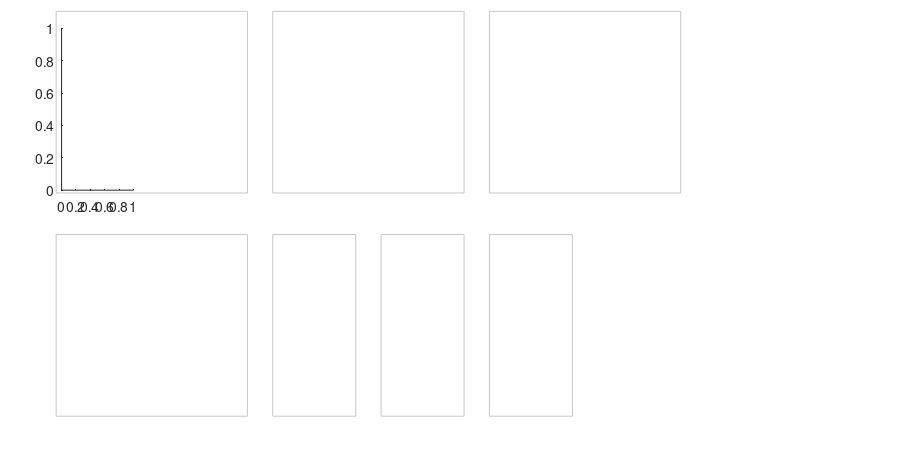

The MATLAB source for this figure: (Note: this script raises an error after producing the figure.)
%% =========================================================
%  Rehabilitation Glove — Pilot Patient Study Results
%  Nature sub-journal style | Exo vs No-Exo | 7 Tasks
%
%  Layout:  Row 1 = Tasks 1–3  |  Row 2 = Tasks 4–7
%  No background shading. Tasks visually grouped by a thin
%  border rectangle drawn around each task's sub-panels.
%
%  Run in MATLAB R2020b or later.
%  Output: rehab_glove_results.pdf  +  rehab_glove_results.png
% =========================================================
clear; clc; close all;

%% ---- 1. DATA -----------------------------------------------

T1.S2.Exo.num    = [10, 10, 11];   T1.S2.Exo.drop   = [0, 2, 0];
T1.S2.NoExo.num  = [8,  13, 14];   T1.S2.NoExo.drop  = [1, 1, 1];
T1.S3.Exo.num    = [14, 14, 13];   T1.S3.Exo.drop   = [0, 0, 0];
T1.S3.NoExo.num  = [25, 27, 30];   T1.S3.NoExo.drop  = [1, 1, 1];
T1.S4.Exo.num    = [10,  9, 12];   T1.S4.Exo.drop   = [0, 0, 0];
T1.S4.NoExo.num  = [7,   4,  6];   T1.S4.NoExo.drop  = [2, 0, 2];

T2.S2.Exo.time   = [29.5,  17.0,  30.0  ];  T2.S2.Exo.score   = [1, 1, 1];
T2.S2.NoExo.time = [24.55, NaN,   NaN   ];  T2.S2.NoExo.score = [0, 0, 0];
T2.S3.Exo.time   = [17.0,  15.06, 34.46 ];  T2.S3.Exo.score   = [4, 4, 4];
T2.S3.NoExo.time = [14.42, 15.92, 11.33 ];  T2.S3.NoExo.score = [3, 3, 3];

T3.S2.Exo.time   = [56.61, 50.59, 43.96 ];  T3.S2.Exo.score   = [3, 3, 3];
T3.S2.NoExo.time = [31.04, 20.02, 16.88 ];  T3.S2.NoExo.score = [3, 3, 3];
T3.S3.Exo.time   = [40.16, 36.57, 35.34 ];  T3.S3.Exo.score   = [4, 4, 4];
T3.S3.NoExo.time = [20.65, 22.86, 18.47 ];  T3.S3.NoExo.score = [4, 3, 3];

T4.S2.Exo.time   = [88.78, 70.97, 79.02 ];  T4.S2.Exo.score   = [4, 5, 4];
T4.S2.NoExo.time = [42.84, 33.52, 31.28 ];  T4.S2.NoExo.score = [4, 4, 4];
T4.S3.Exo.time   = [93.60, 79.51, 54.83 ];  T4.S3.Exo.score   = [4, 4, 5];
T4.S3.NoExo.time = [53.60, 32.63, 29.77 ];  T4.S3.NoExo.score = [3, 5, 5];

T5.S3.Exo.time   = [8.34,  10.62, 11.79 ];
T5.S3.NoExo.time = [8.25,  14.49,  9.71 ];
T5.S4.Exo.time   = [12.79, 11.94,  9.19 ];
T5.S4.NoExo.time = [9.96,   8.00,  7.09 ];

T6.S3.Exo.time   = [15.31, 19.64, 15.19 ];
T6.S3.NoExo.time = [10.61,  9.52, 10.29 ];
T6.S4.Exo.time   = [10.96,  9.79,  9.30 ];
T6.S4.NoExo.time = [6.23,   6.53,  8.86 ];

T7.S3.Exo.time   = [19.75, 16.48, 14.89 ];
T7.S3.NoExo.time = [23.54, 15.67,  8.93 ];

%% ---- 2. STYLE PARAMETERS -----------------------------------

C_Exo   = [0.18 0.42 0.72];
C_NoExo = [0.84 0.35 0.18];
C_ring  = [0.82 0.10 0.10];

C_S2 = [0.12 0.12 0.12];
C_S3 = [0.40 0.40 0.40];
C_S4 = [0.68 0.68 0.68];

alpha_tr = 0.40;
sz_tr    = 24;
sz_mn    = 62;
lw_mn    = 2.2;
lw_cn    = 0.9;
lw_ring  = 1.5;
jitter   = 0.07;

mk_S2 = 'o'; mk_S3 = '^'; mk_S4 = 's';

fn      = 'Helvetica';
fs_lbl  = 7;
fs_tick = 6.5;
fs_ttl  = 7.5;
fs_ann  = 5.8;
fs_cond = 6.0;

C_all = {C_S2, C_S3, C_S4};  mk_all = {mk_S2, mk_S3, mk_S4};
C_23  = {C_S2, C_S3};         mk_23  = {mk_S2, mk_S3};
C_34  = {C_S3, C_S4};         mk_34  = {mk_S3, mk_S4};
C_3   = {C_S3};                mk_3   = {mk_S3};

%% ---- 3. FIGURE LAYOUT --------------------------------------
%  7 data columns + 1 legend column = 8 columns total
%  Row 1 cols 0-5: T1num, T1drop, T2time, T2score, T3time, T3score
%  Row 2 cols 0-4: T4time, T4score, T5time, T6time, T7time
%  Legend: col 6 (tall, spans both rows)

fig = figure('Units','centimeters','Position',[2 2 23 12], ...
             'Color','white','PaperPositionMode','auto');

nC   = 8;
gap_x = 0.040;   % gap between individual sub-panels
gap_y = 0.13;
pad_l = 0.068; pad_r = 0.015; pad_t = 0.06; pad_b = 0.125;

w  = (1 - pad_l - pad_r - (nC-1)*gap_x) / nC;
h  = (1 - pad_t - pad_b - gap_y) / 2;

yr1 = pad_b + h + gap_y;   % top row bottom edge
yr2 = pad_b;               % bottom row bottom edge
xc  = pad_l + (0:nC-1) .* (w + gap_x);

% Helper: create an axes at grid (col, row)  [0-indexed col, 0=top row]
P = @(col,row) [xc(col+1), yr1*(row==0)+yr2*(row==1), w, h];

%% ---- 4. DRAW TASK GROUP BORDERS ----------------------------
%  A thin light-grey rectangle is drawn around each task group
%  (task title + its sub-panels) so readers can see task boundaries.
%  We compute each group's bounding box in figure-normalised units.

inner_pad = 0.006;   % inset from panel edges
title_top = pad_t;   % extra height to include title text above panels

% Row 1 task groups: [col_start, col_end, row]
r1_groups = {[0 1], [2 3], [4 5]};   % Task1, Task2, Task3
r2_groups = {[0 1], [2 2], [3 3], [4 4]};  % Task4, Task5, Task6, Task7

for g = 1:numel(r1_groups)
    c0 = r1_groups{g}(1); c1 = r1_groups{g}(2);
    bx = xc(c0+1) - inner_pad;
    by = yr1 - inner_pad;
    bw = (xc(c1+1) + w) - xc(c0+1) + 2*inner_pad;
    bh = h + inner_pad + title_top*0.6;
    annotation('rectangle',[bx by bw bh], ...
        'Color',[0.78 0.78 0.78],'LineWidth',0.6);
end
for g = 1:numel(r2_groups)
    c0 = r2_groups{g}(1); c1 = r2_groups{g}(2);
    bx = xc(c0+1) - inner_pad;
    by = yr2 - inner_pad;
    bw = (xc(c1+1) + w) - xc(c0+1) + 2*inner_pad;
    bh = h + inner_pad + title_top*0.6;
    annotation('rectangle',[bx by bw bh], ...
        'Color',[0.78 0.78 0.78],'LineWidth',0.6);
end

%% ---- 5. ROW 1: TASKS 1, 2, 3 -------------------------------

% -- Task 1a: Number of blocks --
ax = axes('Position',P(0,0));
styleAx(ax,'Number of blocks',[0 10 20 30],[0 36],fn,fs_lbl,fs_tick,fs_cond);
taskTitle(ax,'Task 1','[standard]',true,fn,fs_ttl,fs_ann); addN(ax,3,fn,fs_ann);
plotStrip(ax, ...
    {T1.S2.NoExo.num, T1.S3.NoExo.num, T1.S4.NoExo.num}, ...
    {T1.S2.Exo.num,   T1.S3.Exo.num,   T1.S4.Exo.num}, ...
    {false, true, false}, {false, false, false}, ...
    C_all, mk_all, C_NoExo, C_Exo, C_ring, ...
    alpha_tr, sz_tr, sz_mn, lw_mn, lw_cn, lw_ring, jitter);

% -- Task 1b: Drops --
ax = axes('Position',P(1,0));
styleAx(ax,'Drops',[0 1 2 3],[-0.3 3.7],fn,fs_lbl,fs_tick,fs_cond);
addN(ax,3,fn,fs_ann);
plotStrip(ax, ...
    {T1.S2.NoExo.drop, T1.S3.NoExo.drop, T1.S4.NoExo.drop}, ...
    {T1.S2.Exo.drop,   T1.S3.Exo.drop,   T1.S4.Exo.drop}, ...
    {false, true, false}, {false, false, false}, ...
    C_all, mk_all, C_NoExo, C_Exo, C_ring, ...
    alpha_tr, sz_tr, sz_mn, lw_mn, lw_cn, lw_ring, jitter);

% -- Task 2a: Time --
ax = axes('Position',P(2,0));
styleAx(ax,'Time (s)',[0 10 20 30 40],[0 43],fn,fs_lbl,fs_tick,fs_cond);
taskTitle(ax,'Task 2','[standard]',true,fn,fs_ttl,fs_ann); addN(ax,2,fn,fs_ann);
plotStrip(ax, ...
    {T2.S2.NoExo.time, T2.S3.NoExo.time}, ...
    {T2.S2.Exo.time,   T2.S3.Exo.time}, ...
    {false, false}, {false, false}, ...
    C_23, mk_23, C_NoExo, C_Exo, C_ring, ...
    alpha_tr, sz_tr, sz_mn, lw_mn, lw_cn, lw_ring, jitter);
yl = ax.YLim;
text(ax, 0.80, 24.55+(yl(2)-yl(1))*0.05, '†', ...
    'FontSize',fs_ann+1.5,'Color',C_S2,'FontName',fn, ...
    'HorizontalAlignment','center','FontWeight','bold');

% -- Task 2b: Score --
ax = axes('Position',P(3,0));
styleAx(ax,'Score',[0 1 2 3 4 5],[-0.3 5.7],fn,fs_lbl,fs_tick,fs_cond);
addN(ax,2,fn,fs_ann);
plotStrip(ax, ...
    {T2.S2.NoExo.score, T2.S3.NoExo.score}, ...
    {T2.S2.Exo.score,   T2.S3.Exo.score}, ...
    {false, false}, {false, false}, ...
    C_23, mk_23, C_NoExo, C_Exo, C_ring, ...
    alpha_tr, sz_tr, sz_mn, lw_mn, lw_cn, lw_ring, jitter);

% -- Task 3a: Time --
ax = axes('Position',P(4,0));
styleAx(ax,'Time (s)',[0 20 40 60],[0 70],fn,fs_lbl,fs_tick,fs_cond);
taskTitle(ax,'Task 3','[standard]',true,fn,fs_ttl,fs_ann); addN(ax,2,fn,fs_ann);
plotStrip(ax, ...
    {T3.S2.NoExo.time, T3.S3.NoExo.time}, ...
    {T3.S2.Exo.time,   T3.S3.Exo.time}, ...
    {false, false}, {false, false}, ...
    C_23, mk_23, C_NoExo, C_Exo, C_ring, ...
    alpha_tr, sz_tr, sz_mn, lw_mn, lw_cn, lw_ring, jitter);

% -- Task 3b: Score --
ax = axes('Position',P(5,0));
styleAx(ax,'Score',[2 3 4 5],[1.5 5.6],fn,fs_lbl,fs_tick,fs_cond);
addN(ax,2,fn,fs_ann);
plotStrip(ax, ...
    {T3.S2.NoExo.score, T3.S3.NoExo.score}, ...
    {T3.S2.Exo.score,   T3.S3.Exo.score}, ...
    {false, false}, {false, false}, ...
    C_23, mk_23, C_NoExo, C_Exo, C_ring, ...
    alpha_tr, sz_tr, sz_mn, lw_mn, lw_cn, lw_ring, jitter);

%% ---- 6. ROW 2: TASKS 4, 5, 6, 7 ----------------------------

% -- Task 4a: Time --
ax = axes('Position',P(0,1));
styleAx(ax,'Time (s)',[0 30 60 90],[0 110],fn,fs_lbl,fs_tick,fs_cond);
taskTitle(ax,'Task 4','[standard]',true,fn,fs_ttl,fs_ann); addN(ax,2,fn,fs_ann);
plotStrip(ax, ...
    {T4.S2.NoExo.time, T4.S3.NoExo.time}, ...
    {T4.S2.Exo.time,   T4.S3.Exo.time}, ...
    {false, false}, {false, false}, ...
    C_23, mk_23, C_NoExo, C_Exo, C_ring, ...
    alpha_tr, sz_tr, sz_mn, lw_mn, lw_cn, lw_ring, jitter);

% -- Task 4b: Score --
ax = axes('Position',P(1,1));
styleAx(ax,'Score',[2 3 4 5],[1.5 5.6],fn,fs_lbl,fs_tick,fs_cond);
addN(ax,2,fn,fs_ann);
plotStrip(ax, ...
    {T4.S2.NoExo.score, T4.S3.NoExo.score}, ...
    {T4.S2.Exo.score,   T4.S3.Exo.score}, ...
    {false, false}, {false, false}, ...
    C_23, mk_23, C_NoExo, C_Exo, C_ring, ...
    alpha_tr, sz_tr, sz_mn, lw_mn, lw_cn, lw_ring, jitter);

% -- Task 5: Time only --
ax = axes('Position',P(2,1));
styleAx(ax,'Time (s)',[0 5 10 15],[0 18],fn,fs_lbl,fs_tick,fs_cond);
taskTitle(ax,'Task 5','[time only]',false,fn,fs_ttl,fs_ann); addN(ax,2,fn,fs_ann);
plotStrip(ax, ...
    {T5.S3.NoExo.time, T5.S4.NoExo.time}, ...
    {T5.S3.Exo.time,   T5.S4.Exo.time}, ...
    {false, true}, {false, false}, ...
    C_34, mk_34, C_NoExo, C_Exo, C_ring, ...
    alpha_tr, sz_tr, sz_mn, lw_mn, lw_cn, lw_ring, jitter);

% -- Task 6: Time only --
ax = axes('Position',P(3,1));
styleAx(ax,'Time (s)',[0 5 10 15 20],[0 25],fn,fs_lbl,fs_tick,fs_cond);
taskTitle(ax,'Task 6','[time only]',false,fn,fs_ttl,fs_ann); addN(ax,2,fn,fs_ann);
plotStrip(ax, ...
    {T6.S3.NoExo.time, T6.S4.NoExo.time}, ...
    {T6.S3.Exo.time,   T6.S4.Exo.time}, ...
    {true, true}, {false, false}, ...
    C_34, mk_34, C_NoExo, C_Exo, C_ring, ...
    alpha_tr, sz_tr, sz_mn, lw_mn, lw_cn, lw_ring, jitter);

% -- Task 7: Time only (n=1, S3 only) --
ax = axes('Position',P(4,1));
styleAx(ax,'Time (s)',[0 10 20],[0 28],fn,fs_lbl,fs_tick,fs_cond);
taskTitle(ax,'Task 7','[time only]',false,fn,fs_ttl,fs_ann); addN(ax,1,fn,fs_ann);
plotStrip(ax, ...
    {T7.S3.NoExo.time}, ...
    {T7.S3.Exo.time}, ...
    {false}, {false}, ...
    C_3, mk_3, C_NoExo, C_Exo, C_ring, ...
    alpha_tr, sz_tr, sz_mn, lw_mn, lw_cn, lw_ring, jitter);
yl7 = ax.YLim; xl7 = ax.XLim;
text(ax, mean(xl7), yl7(1)+(yl7(2)-yl7(1))*0.10, 'S4: unable', ...
    'FontSize',fs_ann-0.5,'Color',[0.55 0.55 0.55],'FontName',fn, ...
    'HorizontalAlignment','center','FontAngle','italic');

%% ---- 7. LEGEND (col 6, tall, spans both rows) --------------
ax_l = axes('Position',[xc(7), yr2, w*1.6, h*2+gap_y]);
axis(ax_l,'off');  hold on;
ax_l.XLim = [0 1.2];  ax_l.YLim = [0 1];

lx = 0.04;  tx = 0.28;  ly = 0.97;  st = 0.082;

% -- Condition --
text(ax_l,lx,ly,'Condition','FontSize',fs_ann,'FontName',fn, ...
    'VerticalAlignment','middle','FontWeight','bold','Color',[0.25 0.25 0.25]);
ly = ly - st;
fill(ax_l,[lx lx+0.19 lx+0.19 lx],[ly-0.022 ly-0.022 ly+0.022 ly+0.022], ...
    C_NoExo,'EdgeColor','none');
text(ax_l,tx,ly,'No glove Glove','FontSize',fs_ann,'FontName',fn,'VerticalAlignment','middle');
ly = ly - st;
fill(ax_l,[lx lx+0.19 lx+0.19 lx],[ly-0.022 ly-0.022 ly+0.022 ly+0.022], ...
    C_Exo,'EdgeColor','none');
text(ax_l,tx,ly,'Glove Glove','FontSize',fs_ann,'FontName',fn,'VerticalAlignment','middle');

% -- Subject --
ly = ly - st*1.2;
text(ax_l,lx,ly,'Subject','FontSize',fs_ann,'FontName',fn, ...
    'VerticalAlignment','middle','FontWeight','bold','Color',[0.25 0.25 0.25]);
Cs  = {C_S2,  C_S3,  C_S4};
mks = {mk_S2, mk_S3, mk_S4};
lbs = {'S2',  'S3',  'S4'};
for idx = 1:3
    ly = ly - st;
    scatter(ax_l, lx+0.095, ly, sz_tr*0.65, Cs{idx}, mks{idx}, 'filled', ...
        'MarkerFaceAlpha',0.85,'MarkerEdgeColor','none');
    text(ax_l, tx, ly, sprintf('Subject %s',lbs{idx}), ...
        'FontSize',fs_ann,'FontName',fn,'VerticalAlignment','middle');
end

% -- Markers --
ly = ly - st*1.2;
text(ax_l,lx,ly,'Markers','FontSize',fs_ann,'FontName',fn, ...
    'VerticalAlignment','middle','FontWeight','bold','Color',[0.25 0.25 0.25]);

ly = ly - st;
scatter(ax_l, lx+0.095, ly, sz_mn*0.60, [0.25 0.25 0.25], 'o', 'filled', ...
    'MarkerEdgeColor','w','LineWidth',0.5);
text(ax_l, tx, ly, 'Mean (3 trials)','FontSize',fs_ann,'FontName',fn,'VerticalAlignment','middle');

ly = ly - st;
scatter(ax_l, lx+0.095, ly, sz_tr*0.65, [0.25 0.25 0.25], 'o', 'filled', ...
    'MarkerFaceAlpha',0.35,'MarkerEdgeColor','none');
text(ax_l, tx, ly, 'Individual trial','FontSize',fs_ann,'FontName',fn,'VerticalAlignment','middle');

ly = ly - st;
plot(ax_l, [lx lx+0.19], [ly ly], '--', 'Color',[0.40 0.40 0.40 0.60], 'LineWidth',0.9);
text(ax_l, tx, ly, 'Glovein-subject','FontSize',fs_ann,'FontName',fn,'VerticalAlignment','middle');

ly = ly - st;
plot(ax_l, [lx lx+0.19], [ly ly], '-', 'Color',[0.50 0.50 0.50], 'LineWidth',lw_mn);
text(ax_l, tx, ly, 'Group mean','FontSize',fs_ann,'FontName',fn,'VerticalAlignment','middle');

ly = ly - st;
scatter(ax_l, lx+0.095, ly, sz_mn*0.60, [0.35 0.35 0.35], 'o', 'filled', ...
    'MarkerEdgeColor','w','LineWidth',0.5);
theta = linspace(0, 2*pi, 64);
plot(ax_l, lx+0.095 + 0.055*cos(theta), ly + 0.030*sin(theta), ...
    '-','Color',C_ring,'LineWidth',lw_ring);
text(ax_l, tx, ly, 'Wrist comp.','FontSize',fs_ann,'FontName',fn,'VerticalAlignment','middle');

% -- Notes --
ly = ly - st*1.2;
text(ax_l,lx,ly,'† S2 Task 2: only T1 possible', ...
    'FontSize',fs_ann-0.5,'FontName',fn,'VerticalAlignment','middle', ...
    'FontAngle','italic','Color',[0.50 0.50 0.50]);
ly = ly - st*0.78;
text(ax_l,lx,ly,'  No glove glove', ...
    'FontSize',fs_ann-0.5,'FontName',fn,'VerticalAlignment','middle', ...
    'FontAngle','italic','Color',[0.50 0.50 0.50]);
ly = ly - st*0.78;
text(ax_l,lx,ly,'n = subjects per task', ...
    'FontSize',fs_ann-0.5,'FontName',fn,'VerticalAlignment','middle', ...
    'FontAngle','italic','Color',[0.50 0.50 0.50]);

%% ---- 8. FOOTNOTE -------------------------------------------
annotation('textbox',[pad_l, 0.002, 1-pad_l-pad_r, 0.055], ...
    'String',['Red ring = wrist compensation (tenodesis or wrist supination instead of normal grasp).  ', ...
              '† S2 Task 2: T2/T3 not completable No glove glove.  ', ...
              'Colored axis labels indicate condition (orange = No glove glove; blue = Glove glove).  ', ...
              'Grey box outlines group sub-panels belonging to the same task.  ', ...
              'n = subjects per task.  Dashed lines connect same-subject means.'], ...
    'FontSize',fs_ann-1.0,'FontName',fn,'EdgeColor','none','BackgroundColor','none', ...
    'Color',[0.45 0.45 0.45],'FitBoxToText','off','Interpreter','none');

%% ---- 9. EXPORT ---------------------------------------------
exportgraphics(fig,'rehab_glove_results.pdf','ContentType','vector','Resolution',600);
exportgraphics(fig,'rehab_glove_results.png','Resolution',600);
fprintf('\n  Saved: rehab_glove_results.pdf  /  rehab_glove_results.png\n');
print(fig, 'rehab_glove_results', '-dsvg')
exportgraphics(fig, 'rehab_glove_results.png', 'Resolution', 600)  % 保留PNG备用

%% =========================================================
%%  LOCAL FUNCTIONS
%% =========================================================

function plotStrip(ax, ne_data, ex_data, wrist_ne, wrist_ex, ...
                   colors, markers, C_ne, C_ex, C_ring, ...
                   alpha_tr, sz_tr, sz_mn, lw_mn, lw_cn, lw_ring, jitter)
% Draws strip chart on ax.
% ne_data / ex_data : cell arrays, one entry per subject, each a 1x3 vector
% wrist_ne/ex       : cell arrays of logical flags (same length as data)
% colors / markers  : cell arrays per subject

rng(42, 'twister');
n_s = numel(ne_data);
mn_ne_all = NaN(1, n_s);
mn_ex_all = NaN(1, n_s);

% Ring size: 5.5% of Y range to look consistent across panels
yl    = ax.YLim;
r_y   = (yl(2) - yl(1)) * 0.055;
r_x   = r_y * 0.35;
theta = linspace(0, 2*pi, 64);

for s = 1:n_s
    c  = colors{s};
    mk = markers{s};

    % ---- No-Exo side (x = 1) ----
    v    = ne_data{s};
    v_ok = v(~isnan(v));
    if ~isempty(v_ok)
        jit = (rand(1, numel(v_ok)) - 0.5) * jitter;
        scatter(ax, 1+jit, v_ok, sz_tr, c, mk, 'filled', ...
            'MarkerFaceAlpha', alpha_tr, ...
            'MarkerEdgeAlpha', 0, ...
            'MarkerEdgeColor', 'none');
        mn = mean(v_ok);
        mn_ne_all(s) = mn;
        scatter(ax, 1, mn, sz_mn, c, mk, 'filled', ...
            'MarkerFaceAlpha', 1.0, ...
            'MarkerEdgeColor', 'w', ...
            'LineWidth', 0.5);
        if wrist_ne{s}
            plot(ax, 1 + r_x*cos(theta), mn + r_y*sin(theta), ...
                '-', 'Color', C_ring, 'LineWidth', lw_ring, 'HitTest', 'off');
        end
    end

    % ---- Exo side (x = 2) ----
    v    = ex_data{s};
    v_ok = v(~isnan(v));
    if ~isempty(v_ok)
        jit = (rand(1, numel(v_ok)) - 0.5) * jitter;
        scatter(ax, 2+jit, v_ok, sz_tr, c, mk, 'filled', ...
            'MarkerFaceAlpha', alpha_tr, ...
            'MarkerEdgeAlpha', 0, ...
            'MarkerEdgeColor', 'none');
        mn = mean(v_ok);
        mn_ex_all(s) = mn;
        scatter(ax, 2, mn, sz_mn, c, mk, 'filled', ...
            'MarkerFaceAlpha', 1.0, ...
            'MarkerEdgeColor', 'w', ...
            'LineWidth', 0.5);
        if wrist_ex{s}
            plot(ax, 2 + r_x*cos(theta), mn + r_y*sin(theta), ...
                '-', 'Color', C_ring, 'LineWidth', lw_ring, 'HitTest', 'off');
        end
    end

    % ---- Glovein-subject connecting line ----
    if ~isnan(mn_ne_all(s)) && ~isnan(mn_ex_all(s))
        plot(ax, [1 2], [mn_ne_all(s) mn_ex_all(s)], '--', ...
            'Color', [c 0.50], 'LineWidth', lw_cn);
    end
end

% ---- Group mean bars ----
bw    = 0.16;
gm_ne = nanmean(mn_ne_all);
gm_ex = nanmean(mn_ex_all);
if ~isnan(gm_ne)
    plot(ax, [1-bw 1+bw], [gm_ne gm_ne], '-', 'Color', C_ne, 'LineWidth', lw_mn);
end
if ~isnan(gm_ex)
    plot(ax, [2-bw 2+bw], [gm_ex gm_ex], '-', 'Color', C_ex, 'LineWidth', lw_mn);
end
end

% -----------------------------------------------------------------
function styleAx(ax, ylbl, yticks, ylim, fn, fs_lbl, fs_tick, fs_cond)
hold(ax, 'on');
ax.Box        = 'off';
ax.TickDir    = 'out';
ax.TickLength = [0.025 0.025];
ax.LineWidth  = 0.8;
ax.FontName   = fn;
ax.FontSize   = fs_tick;
ax.XColor     = [0.10 0.10 0.10];
ax.YColor     = [0.10 0.10 0.10];
ax.XTick      = [1 2];
ax.XTickLabel = {};
ax.XLim       = [0.55 2.45];
ax.YTick      = yticks;
ax.YLim       = ylim;
ax.YLabel.String   = ylbl;
ax.YLabel.FontSize = fs_lbl;
ax.YLabel.FontName = fn;

% Colored bold x-axis condition labels
C_ne_lbl = [0.84 0.35 0.18];
C_ex_lbl = [0.18 0.42 0.72];
drop = (ylim(2) - ylim(1)) * 0.15;
text(ax, 1, ylim(1)-drop, 'No glove', ...
    'FontSize', fs_cond, 'FontName', fn, 'Color', C_ne_lbl, ...
    'FontWeight', 'bold', 'HorizontalAlignment', 'center', ...
    'VerticalAlignment', 'top', 'Clipping', 'off');
text(ax, 2, ylim(1)-drop, 'Glove', ...
    'FontSize', fs_cond, 'FontName', fn, 'Color', C_ex_lbl, ...
    'FontWeight', 'bold', 'HorizontalAlignment', 'center', ...
    'VerticalAlignment', 'top', 'Clipping', 'off');
end

% -----------------------------------------------------------------
function taskTitle(ax, task_str, tag_str, is_standard, fn, fs_ttl, fs_ann)
title(ax, task_str, 'FontSize', fs_ttl, 'FontName', fn, ...
    'FontWeight', 'bold', 'Color', [0.08 0.08 0.08]);
tc = [0.22 0.50 0.22];
if ~is_standard, tc = [0.50 0.50 0.50]; end
yl = ax.YLim;  xl = ax.XLim;
text(ax, mean(xl), yl(2)*0.985, tag_str, ...
    'FontSize', fs_ann-0.5, 'FontName', fn, 'Color', tc, ...
    'HorizontalAlignment', 'center', 'VerticalAlignment', 'top', ...
    'FontAngle', 'italic');
end

% -----------------------------------------------------------------
function addN(ax, n, fn, fs)
xl = ax.XLim;  yl = ax.YLim;
text(ax, xl(2)-0.02, yl(1)+(yl(2)-yl(1))*0.025, sprintf('n = %d', n), ...
    'FontSize', fs, 'FontName', fn, 'Color', [0.55 0.55 0.55], ...
    'HorizontalAlignment', 'right', 'VerticalAlignment', 'bottom');
end
